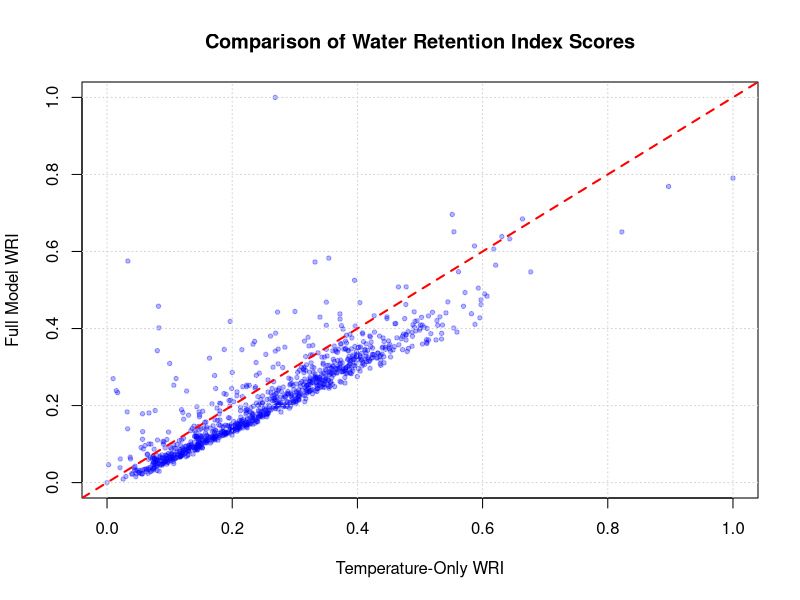
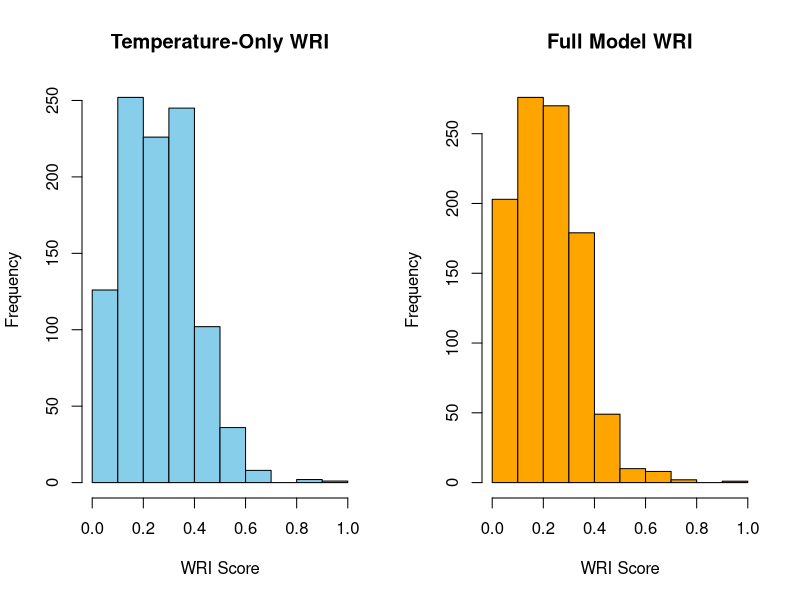
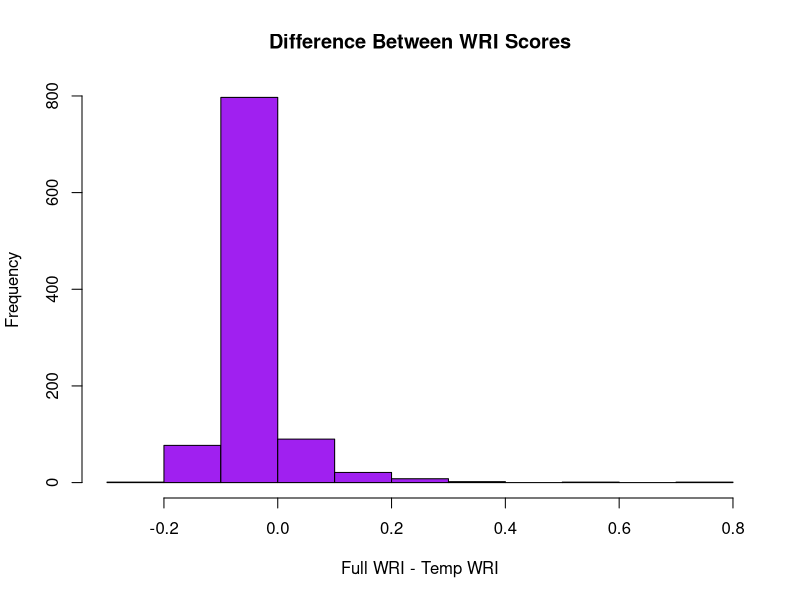

The R script that drew these images, in order:

# Load datasets
df_full <- read.csv("csv/exoplanets_with_WRI_weighted.csv")
df_temp <- read.csv("csv/exoplanets_with_WRI_temp_only.csv")

idx <- match(df_full$pl_name, df_temp$pl_name)

df_compare <- data.frame(
  pl_name       = df_full$pl_name,
  WRI_weighted  = df_full$WRI_weighted,
  WRI_temp_only = df_temp$WRI_temp_only[idx]
)

# Difference column 
df_compare$WRI_difference <- df_compare$WRI_weighted - df_compare$WRI_temp_only

write.csv(df_compare[, c("pl_name","WRI_weighted","WRI_temp_only","WRI_difference")],
          "csv/WRI_model_comparison.csv",
          row.names = FALSE)

cat("Saved: csv/WRI_model_comparison.csv\n")

png("plots/WRI_scatter_comparison.png",
    width = 1000,
    height = 800)

plot(df_compare$WRI_temp_only,
     df_compare$WRI_weighted,
     pch = 19,
     col = rgb(0, 0, 1, 0.3),
     cex = 0.6,
     xlab = "Temperature-Only WRI",
     ylab = "Full Model WRI",
     main = "Comparison of Water Retention Index Scores")

grid()

abline(0,1,
       col = "red",
       lwd = 2,
       lty = 2)  

dev.off()
cat("Saved: plots/WRI_scatter_comparison.png\n")


png("plots/WRI_histograms.png",
    width = 1200,
    height = 600)

par(mfrow=c(1,2))

hist(df_compare$WRI_temp_only,
     col="skyblue",
     main="Temperature-Only WRI",
     xlab="WRI Score")

hist(df_compare$WRI_weighted,
     col="orange",
     main="Full Model WRI",
     xlab="WRI Score")

dev.off()
cat("Saved: plots/WRI_histograms.png\n")

correlation <- cor(df_compare$WRI_temp_only,
                   df_compare$WRI_weighted,
                   use = "complete.obs")

cat("Correlation between WRI scores:", correlation, "\n")


png("plots/WRI_difference_hist.png",
    width = 1000,
    height = 800)

hist(df_compare$WRI_difference,
     col="purple",
     main="Difference Between WRI Scores",
     xlab="Full WRI - Temp WRI")

dev.off()
cat("Saved: plots/WRI_difference_hist.png\n")
